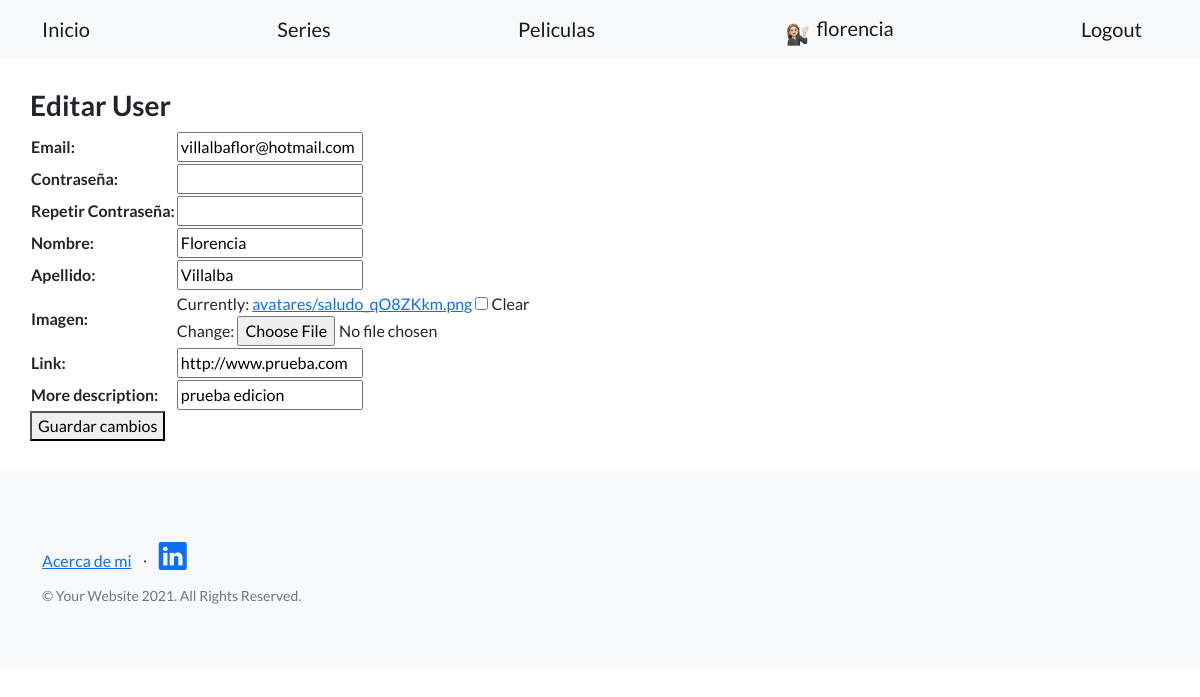
Before: /accounts/editar/ (signed in) with the older database file.
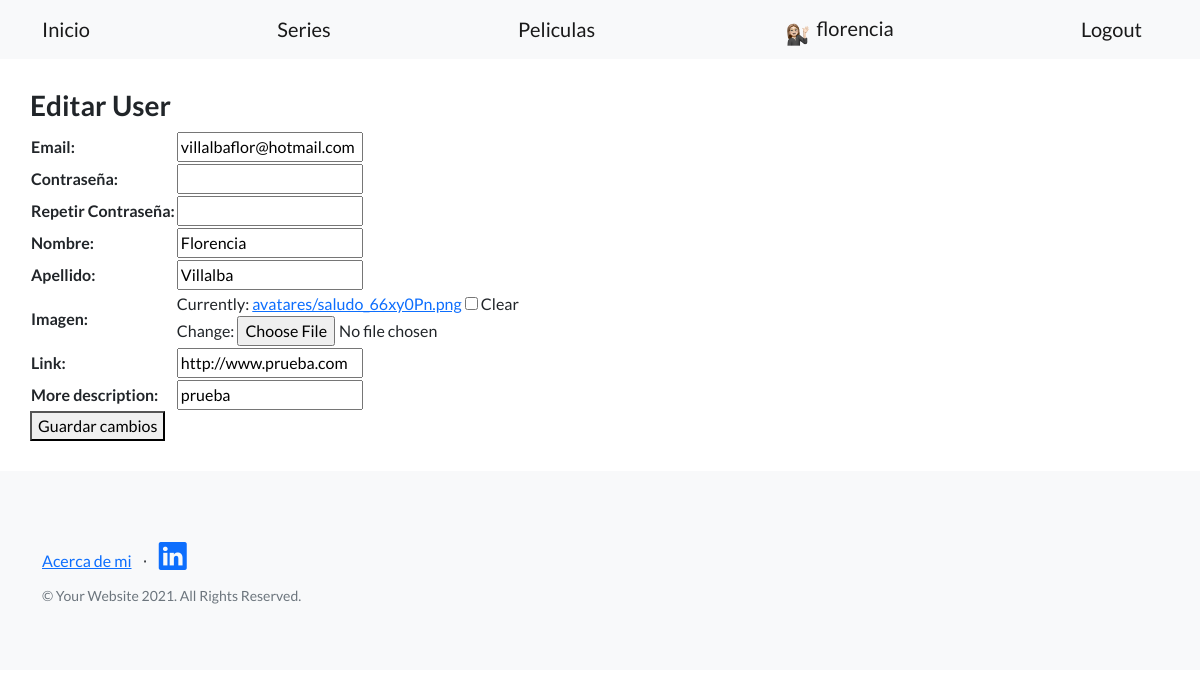
After: the same page with the newer database file.
### accounts/models.py (models this page shows)
class Avatar(models.Model):
    imagen = models.ImageField(upload_to= 'avatares', null = True, blank = True)
    user = models.OneToOneField(User, on_delete = models.CASCADE)
    link = models.URLField(null = True)
    more_description = models.CharField(max_length=100)

### accounts/views.py (the view, shortened to what this page needs)
# urls.py: path('editar/', editar, name = 'editar'),
@login_required
def editar(request):
    user_logued, _ = Avatar.objects.get_or_create(user = request.user)
    form = NuestraEdicionUser(
        initial = {
            'email': request.user.email,
            'password1': '',
            'password2': '',
            'first_name': request.user.first_name,
            'last_name': request.user.last_name,
            'imagen': user_logued.imagen,
            'link': user_logued.link,
            'more_description': user_logued.more_description
        }
    )
    return render(request, 'accounts/editar.html', {'form': form, 'msj': ''})

### accounts/forms.py
class NuestraEdicionUser(forms.Form):
    email = forms.EmailField()
    password1 = forms.CharField(label = 'Contraseña', widget = forms.PasswordInput(), required = False)
    password2 = forms.CharField(label = 'Repetir Contraseña', widget = forms.PasswordInput(), required = False)
    first_name = forms.CharField(label = 'Nombre', max_length=20, required = False)
    last_name = forms.CharField(label = 'Apellido', max_length=20, required = False)
    imagen = forms.ImageField(required = False)
    link = forms.URLField(required = False)
    more_description = forms.CharField(required = False, max_length=100)

### accounts/templates/accounts/editar.html (shortened to what this page needs)
{% extends 'index/index.html' %}
{% block body_block %}
    <h3>Editar User</h3>
    <form action="" method = 'post' enctype = 'multipart/form-data'>
        <table>
            {{form.as_table}}
        </table>
        <button>Guardar cambios</button>
    </form>
{% endblock body_block %}

Changed rows visible on the page:
changed Avatar "http://www.prueba.com": more_description "prueba edicion" → "prueba"
Other visible differences:
text no longer shown: "Email: Contraseña: Repetir Contraseña: Nombre: Apellido: Imagen: Currently: avatares/saludo_qO8ZKkm.png Clear Change: Link: More description:"
text now shown: "Email: Contraseña: Repetir Contraseña: Nombre: Apellido: Imagen: Currently: avatares/saludo_66xy0Pn.png Clear Change: Link: More description:"
